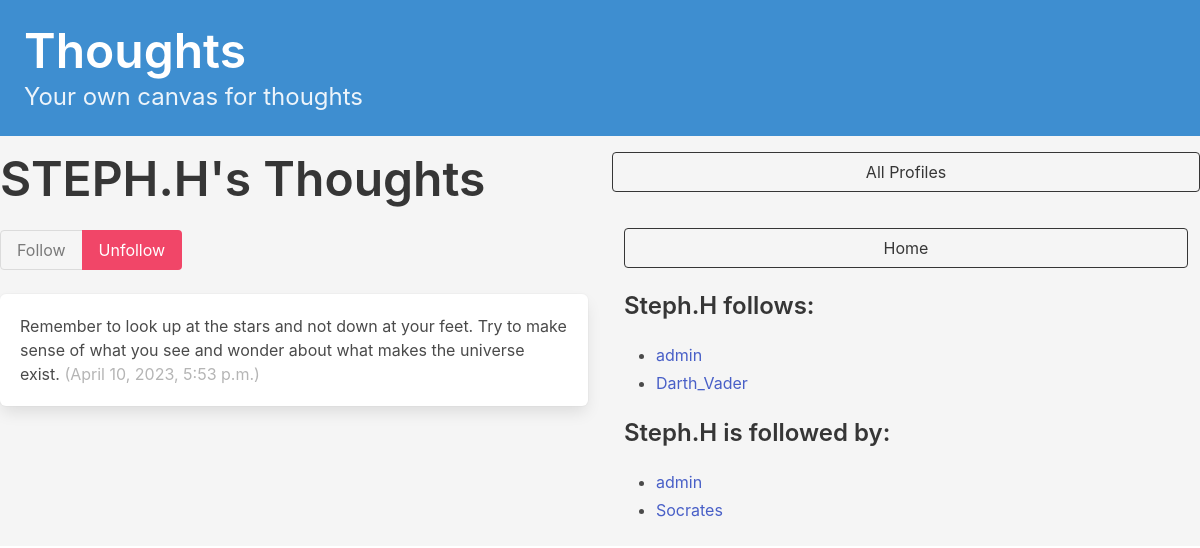
Page /profile/5 (signed in) on the committed database.
### socialapp/models.py (models this page shows, shortened)
class Profile(models.Model):
    user = models.OneToOneField(User, on_delete=models.CASCADE)
    follows = models.ManyToManyField(
        'self',
        related_name='followed_by',
        symmetrical=False,
        blank=True
    )
    def __str__(self):
        return self.user.username

class Thought(models.Model):
    profile = models.ForeignKey(
        Profile, related_name="thoughts", on_delete=models.DO_NOTHING)
    body = models.CharField(max_length=200)
    created_at = models.DateTimeField(auto_now_add=True)
    user = Profile
    class Meta:
        ordering = ['-created_at']

### socialapp/views.py (the view, shortened to what this page needs)
# urls.py: path('profile/<int:pk>', profile, name='profile'),
def profile(request, pk):
    if not hasattr(request.user, 'profile'):
        missing_profile = Profile(user=request.user)
        missing_profile.save()
    profile = Profile.objects.get(pk=pk)
    return render(request, 'socialapp/profile.html', {'profile': profile})

### socialapp/templates/socialapp/profile.html (shortened to what this page needs)
{% extends "index.html" %}
{% block content %}
<div class="column">
    <div class="block">
        <h1 class="title is-1">{{ profile.user.username|upper }}'s Thoughts</h1>
        {% if not request.user.is_authenticated or profile.user != request.user %}
        <form method="post">
            <div class="buttons has-addons">
                {% if profile in user.profile.follows.all %}
                <button class="button is-info is-static">Follow</button>
                <button class="button is-danger" name="follow" value="unfollow">Unfollow</button>
                {% else %}
                <button class="button is-info" name="follow" value="follow">Follow</button>
                <button class="button is-danger is-static">Unfollow</button>
                {% endif %}
            </div>
        </form>
        {% endif %}
    </div>
    <div class="content">
        {% for thoughts in profile.thoughts.all %}
        <div class="box">
            {{ thoughts.body }}
            <span class="is-small has-text-grey-light">({{ thoughts.created_at }})</span>
        </div>
        {% endfor %}
    </div>
</div>
<div class="column is-one-fluid">
    <div class="block">
        <a href="{% url 'socialapp:list_of_profiles' %}">
            <button class="button is-dark is-outlined is-fullwidth">All Profiles</button>
        </a>
    </div>
    <div class="column is-one-fullwidth">
        <div class="block">
            <a href="{% url 'socialapp:dashboard' %}">
                <button class="button is-dark is-outlined is-fullwidth">Home</button>
            </a>
        </div>
        <div class="block">
            <h3 class="title is-4">{{ profile.user.username }} follows:</h3>
            <div class="content">
                <ul>
                    {% for following in profile.follows.all %}
                    <li>
                        <a href="{% url 'socialapp:profile' following.id %} ">{{ following }}</a>
                    </li>
                    {% endfor %}
                </ul>
            </div>
        </div>
        <div class="block">
            <h3 class="title is-4">{{ profile.user.username }} is followed by:</h3>
            <div class="content">
                <ul>
                    {% for follower in profile.followed_by.all %}
                    <li>
                        <a href="{% url 'socialapp:profile' follower.id %} ">{{ follower }}</a>
                    </li>
                    {% endfor %}
                </ul>
            </div>
        </div>
    </div>
</div>
{% endblock content %}

### socialapp/templates/index.html (style rules this page uses)
body { background-color: #f5f5f5; }

### rows in the picture
Profile: user.username "STEPH.H", user.username "Steph.H"
Thought: body "Remember to look up at the stars and not down at your feet. Try to make sense of what you see and wonder about what makes the universe exist.", created_at "April 10, 2023, 5:53 p.m."
Profile: user.username "admin"
Profile: user.username "Darth_Vader"
Profile: user.username "Socrates"
